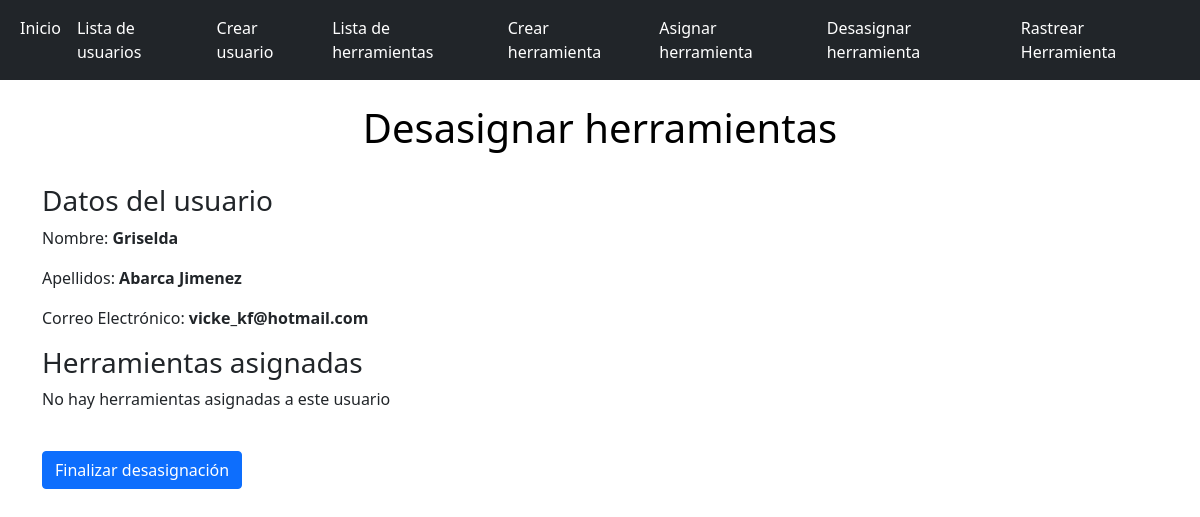
/worktools/unassign/11, run on an earlier commit of the app's database.
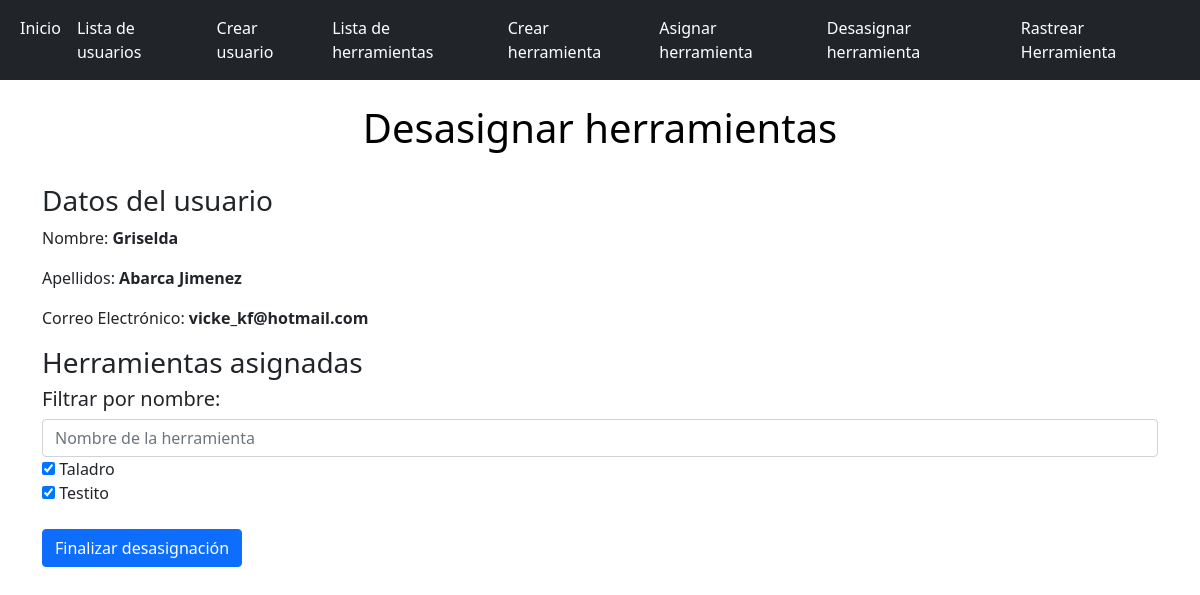
And on a later commit of the database.
### worktools/models.py (models this page shows, shortened)
class WorkTool(models.Model):
    name = models.CharField(max_length=140)
    user_id = models.ForeignKey(WorkerUser, related_name='tools', on_delete=models.CASCADE, blank=True, null=True)
    serial_number = models.CharField(max_length=140)
    model = models.CharField(max_length=140)
    has_been_in_mainteance = models.BooleanField(default=False)
    mainteance_date = models.DateField(blank=True, null=True)
    is_in_maintain = models.BooleanField(default=False)
    specifications = models.TextField(blank=True, null=True)
    has_tracker = models.BooleanField(default=False)
    tracker_id = models.CharField(max_length=30, blank=True, null=True)

### worktools/views.py (the view, shortened to what this page needs)
# urls.py: path('unassign/<int:id>', UnassignTools.as_view(), name='unassign')
class UnassignTools(views.View):
    template_name = 'assign/unassign_to_user.html'
    def get(self, request, id):
        user = WorkerUser.objects.get(id=id)
        context = {
            'user': user
        }
        return render(request, self.template_name, context)

### worktools/templates/assign/unassign_to_user.html (shortened to what this page needs)
{% extends 'base.html' %}
{% block content %}
    <h1 align="center"  height="430px" width="100%" style="color:rgb(0, 0, 0)">Desasignar herramientas</h1>
    <br>
    <div class="user-container">
        <h3>Datos del usuario</h3>
        <p>Nombre: <b>{{ user.first_name }}</b></p>
        <p>Apellidos: <b>{{ user.last_name }}</b></p>
        <p>Correo Electrónico: <b>{{ user.email }}</b></p>
    </div>
    <div class="tools-container">
        <h3>Herramientas asignadas</h3>
        {% if user.tools.all|length > 0 %}
            <label for="filterTools" class="h5">Filtrar por nombre:</label>
            <input type="text" id="filterTools" placeholder="Nombre de la herramienta" class="form-control">
            <div id="checkboxes-container">
                {% for tool in user.tools.all %}
                    <div>
                        <input type="checkbox" checked class="checkboxToolValue" data-name="{{ tool.name }}" name="toolsSelected" id="tool_{{ tool.id }}" value="{{ tool.id }}">
                        <span class="h6">{{ tool.name }}</span>
                    </div>
                {% endfor %}
            </div>
        {% else %}
            <p>No hay herramientas asignadas a este usuario</p>
        {% endif %}
    </div>
    <br>
    <button class="btn btn-primary" id="unassign-tools">Finalizar desasignación</button>
{% endblock content %}

What changed in the data, as far as the page shows it:
now on this page (row edited): WorkTool: name "Taladro"
changed WorkTool: user_id_id empty → 11 (drawn)
now on this page (row edited): WorkTool: name "Testito"
Also different on the page:
text no longer shown: "No hay herramientas asignadas a este usuario"
text now shown: "Filtrar por nombre:"
